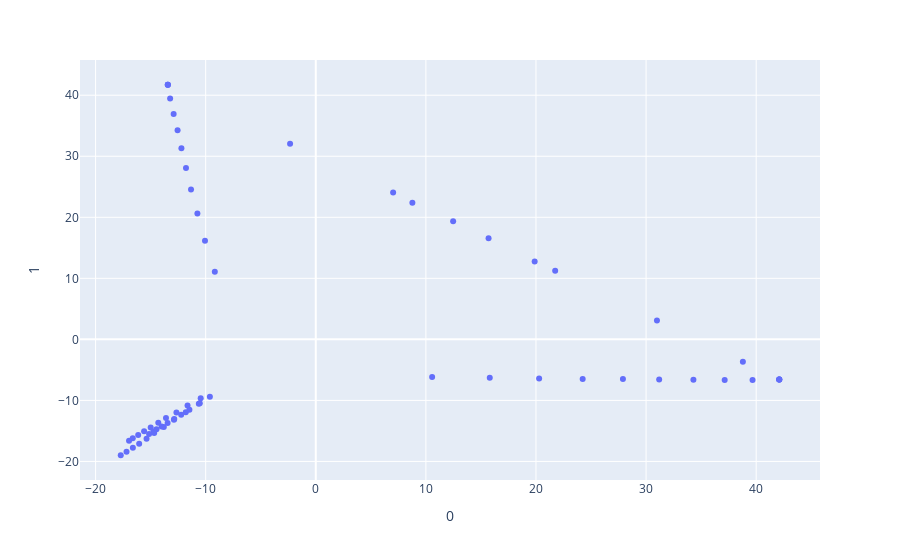

Notebook cell for this chart:
### Code cell
ilknoktalar12 = ilkdogrunoktalari12.copy()

for i in range(7):
    ilknoktalar12[i][0] = ilknoktalar12[i][0].flatten()
    ilknoktalar12[i][1] = ilknoktalar12[i][1].flatten()
    ilknoktalar12[i][2] = ilknoktalar12[i][2].flatten()
    ilknoktalar12[i][3] = ilknoktalar12[i][3].flatten()
    ilknoktalar12[i][4] = ilknoktalar12[i][4].flatten()

Xaralist12= []
for i in range(7):
    Xaralist12.append(np.hstack((ilknoktalar12[i][0],ilknoktalar12[i][1],ilknoktalar12[i][2],ilknoktalar12[i][3],ilknoktalar12[i][4])))



sonnoktalar12 = tümNoktalarim.copy()

for i in range(7):
    sonnoktalar12[i][0] = sonnoktalar12[i][0].flatten()
    sonnoktalar12[i][1] = sonnoktalar12[i][1].flatten()
    sonnoktalar12[i][2] = sonnoktalar12[i][2].flatten()
    sonnoktalar12[i][3] = sonnoktalar12[i][3].flatten()
    sonnoktalar12[i][4] = sonnoktalar12[i][4].flatten()

Xsonaralist12= []
for i in range(7):
    Xsonaralist12.append(np.hstack((sonnoktalar12[i][0],sonnoktalar12[i][1],sonnoktalar12[i][2],sonnoktalar12[i][3],sonnoktalar12[i][4])))




Xaralist12 = np.array(Xaralist12)
Xsonaralist12 = np.array(Xsonaralist12)
alldizi = np.vstack((Xlist,Xaralist12,Xsonaralist12))

X = alldizi

pca = PCA(n_components=2)
components = pca.fit_transform(X)

fig = px.scatter(components, x=0, y=1)
fig.show()

### Figure 1 — Plotly figure (JSON) as saved in the notebook; plotly's stock layout.template omitted (floating-point values rounded to 4 significant figures)
{"data": [{"hovertemplate": "0=%{x}<br>1=%{y}<extra></extra>", "legendgroup": "", "marker": {"color": "#636efa", "symbol": "circle"}, "mode": "markers", "name": "", "orientation": "v", "showlegend": false, "type": "scatter", "x": [-9.17, -10.06, -10.75, -11.33, -11.79, -12.2, -12.55, -12.91, -13.23, -13.44, 10.57, 15.8, 20.29, 24.24, 27.9, 31.19, 34.3, 37.14, 39.67, 42.1, -10.45, -11.65, -12.66, -13.6, -14.3, -14.99, -15.59, -16.13, -16.62, -16.96, -9.618, -10.62, -11.48, -12.23, -12.85, -13.46, -14.0, -14.46, -14.74, -15.14, -10.54, -11.81, -12.88, -13.8, -14.68, -15.37, -16.04, -16.61, -17.19, -17.71, -13.44, -2.333, 8.774, 19.88, 30.99, 42.1, 42.1, -13.44, 7.026, 12.48, 15.69, 21.74, 38.79, 42.1], "xaxis": "x", "y": [11.09, 16.16, 20.64, 24.56, 28.08, 31.32, 34.26, 36.93, 39.48, 41.72, -6.148, -6.306, -6.412, -6.497, -6.507, -6.569, -6.619, -6.675, -6.641, -6.568, -9.642, -10.83, -11.97, -12.88, -13.68, -14.42, -15.07, -15.67, -16.18, -16.63, -9.399, -10.55, -11.54, -12.36, -13.05, -13.68, -14.26, -14.71, -15.11, -15.5, -10.45, -11.94, -13.16, -14.36, -15.35, -16.29, -17.09, -17.74, -18.39, -18.98, 41.72, 32.06, 22.4, 12.75, 3.089, -6.568, -6.568, 41.72, 24.06, 19.36, 16.56, 11.26, -3.667, -6.568], "yaxis": "y"}], "layout": {"legend": {"tracegroupgap": 0}, "margin": {"t": 60}, "xaxis": {"anchor": "y", "domain": [0, 1], "title": {"text": "0"}}, "yaxis": {"anchor": "x", "domain": [0, 1], "title": {"text": "1"}}}}
